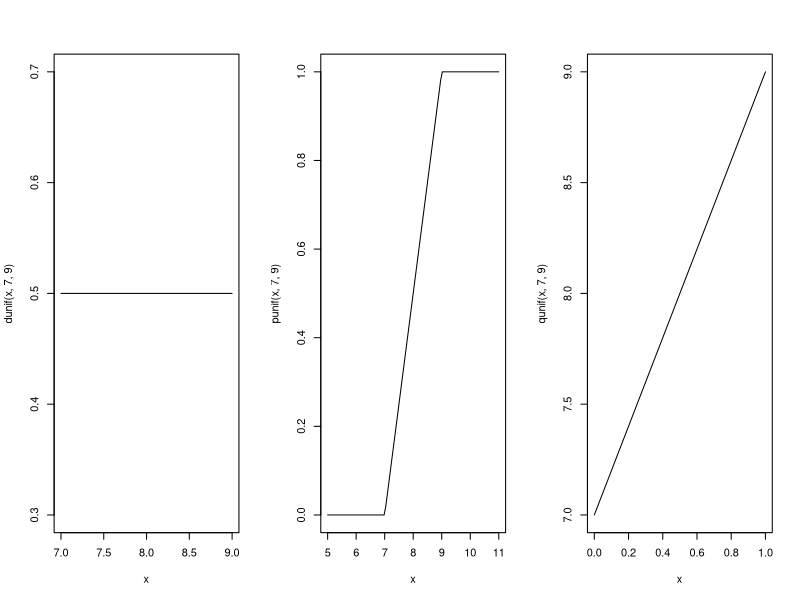

Generate this figure with R:
 #Задача 38. Нека 𝑋 ∼ U(7, 9). Изобразете на графика плътността,
 #функцията на разпределение и квантилната функция на 𝑋.
 
 par(mfrow=c(1,3)) #matrica ot grafiki za da sa trite grafiki edna do druga v edin i sysh prozorec
 curve(dunif(x,7,9),from=7,to=9) #za plytnostta
 curve(punif(x,7,9),,from=5,to=11) # za funkciqta na razpredelenieto
 curve(qunif(x,7,9),,from=0,to=1) #za kvantilnata funkciq
